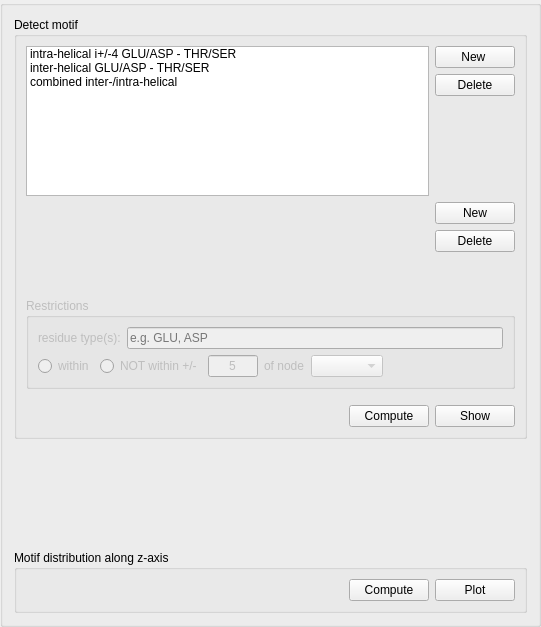
<?xml version="1.0" encoding="UTF-8"?>
<ui version="4.0">
 <class>GroupBox</class>
 <widget class="QGroupBox" name="GroupBox">
  <property name="geometry">
   <rect>
    <x>0</x>
    <y>0</y>
    <width>541</width>
    <height>627</height>
   </rect>
  </property>
  <property name="sizePolicy">
   <sizepolicy hsizetype="Preferred" vsizetype="Minimum">
    <horstretch>0</horstretch>
    <verstretch>0</verstretch>
   </sizepolicy>
  </property>
  <property name="windowTitle">
   <string>GroupBox</string>
  </property>
  <layout class="QVBoxLayout" name="verticalLayout">
   <item>
    <widget class="QGroupBox" name="groupBox">
     <property name="title">
      <string>Detect motif</string>
     </property>
     <layout class="QVBoxLayout" name="verticalLayout_3">
      <item>
       <layout class="QHBoxLayout" name="horizontalLayout_11" stretch="10,0">
        <property name="sizeConstraint">
         <enum>QLayout::SetDefaultConstraint</enum>
        </property>
        <item>
         <widget class="QListWidget" name="listWidget">
          <property name="maximumSize">
           <size>
            <width>16777215</width>
            <height>150</height>
           </size>
          </property>
          <item>
           <property name="text">
            <string>intra-helical i+/-4 GLU/ASP - THR/SER</string>
           </property>
           <property name="flags">
            <set>ItemIsSelectable|ItemIsEditable|ItemIsDragEnabled|ItemIsUserCheckable|ItemIsEnabled</set>
           </property>
          </item>
          <item>
           <property name="text">
            <string>inter-helical GLU/ASP - THR/SER</string>
           </property>
           <property name="flags">
            <set>ItemIsSelectable|ItemIsEditable|ItemIsDragEnabled|ItemIsUserCheckable|ItemIsEnabled</set>
           </property>
          </item>
          <item>
           <property name="text">
            <string>combined inter-/intra-helical</string>
           </property>
          </item>
         </widget>
        </item>
        <item>
         <layout class="QVBoxLayout" name="verticalLayout_2">
          <property name="rightMargin">
           <number>0</number>
          </property>
          <item>
           <widget class="QPushButton" name="pushButton_new_motif">
            <property name="text">
             <string>New </string>
            </property>
           </widget>
          </item>
          <item>
           <widget class="QPushButton" name="pushButton">
            <property name="text">
             <string>Delete</string>
            </property>
           </widget>
          </item>
          <item>
           <spacer name="verticalSpacer_delete_motif">
            <property name="orientation">
             <enum>Qt::Vertical</enum>
            </property>
            <property name="sizeHint" stdset="0">
             <size>
              <width>0</width>
              <height>0</height>
             </size>
            </property>
           </spacer>
          </item>
         </layout>
        </item>
       </layout>
      </item>
      <item>
       <layout class="QHBoxLayout" name="horizontalLayout_3">
        <item>
         <spacer name="horizontalSpacer_3">
          <property name="orientation">
           <enum>Qt::Horizontal</enum>
          </property>
          <property name="sizeHint" stdset="0">
           <size>
            <width>40</width>
            <height>20</height>
           </size>
          </property>
         </spacer>
        </item>
        <item>
         <layout class="QVBoxLayout" name="verticalLayout_4">
          <property name="rightMargin">
           <number>0</number>
          </property>
          <item>
           <widget class="QPushButton" name="pushButton_3">
            <property name="text">
             <string>New</string>
            </property>
           </widget>
          </item>
          <item>
           <widget class="QPushButton" name="pushButton_2">
            <property name="text">
             <string>Delete</string>
            </property>
           </widget>
          </item>
          <item>
           <spacer name="verticalSpacer_2">
            <property name="orientation">
             <enum>Qt::Vertical</enum>
            </property>
            <property name="sizeHint" stdset="0">
             <size>
              <width>20</width>
              <height>40</height>
             </size>
            </property>
           </spacer>
          </item>
         </layout>
        </item>
       </layout>
      </item>
      <item>
       <layout class="QVBoxLayout" name="verticalLayout_7">
        <property name="topMargin">
         <number>0</number>
        </property>
        <property name="bottomMargin">
         <number>0</number>
        </property>
        <item>
         <widget class="QGroupBox" name="groupBox_3">
          <property name="enabled">
           <bool>false</bool>
          </property>
          <property name="title">
           <string>Restrictions</string>
          </property>
          <layout class="QVBoxLayout" name="verticalLayout_5">
           <item>
            <layout class="QHBoxLayout" name="horizontalLayout_4">
             <item>
              <widget class="QLabel" name="label">
               <property name="text">
                <string>residue type(s):</string>
               </property>
              </widget>
             </item>
             <item>
              <widget class="QLineEdit" name="lineEdit">
               <property name="placeholderText">
                <string>e.g. GLU, ASP</string>
               </property>
              </widget>
             </item>
            </layout>
           </item>
           <item>
            <layout class="QHBoxLayout" name="horizontalLayout_5">
             <property name="topMargin">
              <number>0</number>
             </property>
             <item>
              <widget class="QRadioButton" name="radioButton_2">
               <property name="text">
                <string>within</string>
               </property>
              </widget>
             </item>
             <item>
              <widget class="QRadioButton" name="radioButton">
               <property name="text">
                <string>NOT within +/-</string>
               </property>
              </widget>
             </item>
             <item>
              <widget class="QLineEdit" name="lineEdit_2">
               <property name="maximumSize">
                <size>
                 <width>50</width>
                 <height>16777215</height>
                </size>
               </property>
               <property name="text">
                <string>5</string>
               </property>
               <property name="alignment">
                <set>Qt::AlignCenter</set>
               </property>
              </widget>
             </item>
             <item>
              <widget class="QLabel" name="label_2">
               <property name="text">
                <string>of node</string>
               </property>
              </widget>
             </item>
             <item>
              <widget class="QComboBox" name="comboBox"/>
             </item>
             <item>
              <spacer name="horizontalSpacer_4">
               <property name="orientation">
                <enum>Qt::Horizontal</enum>
               </property>
               <property name="sizeHint" stdset="0">
                <size>
                 <width>40</width>
                 <height>20</height>
                </size>
               </property>
              </spacer>
             </item>
            </layout>
           </item>
          </layout>
         </widget>
        </item>
       </layout>
      </item>
      <item>
       <layout class="QHBoxLayout" name="horizontalLayout">
        <property name="topMargin">
         <number>10</number>
        </property>
        <item>
         <spacer name="horizontalSpacer">
          <property name="orientation">
           <enum>Qt::Horizontal</enum>
          </property>
          <property name="sizeHint" stdset="0">
           <size>
            <width>88</width>
            <height>20</height>
           </size>
          </property>
         </spacer>
        </item>
        <item>
         <widget class="QPushButton" name="pushButton_save_motifs">
          <property name="text">
           <string>Compute</string>
          </property>
         </widget>
        </item>
        <item>
         <widget class="QPushButton" name="pushButton_6">
          <property name="text">
           <string>Show</string>
          </property>
         </widget>
        </item>
       </layout>
      </item>
     </layout>
    </widget>
   </item>
   <item>
    <spacer name="verticalSpacer">
     <property name="orientation">
      <enum>Qt::Vertical</enum>
     </property>
     <property name="sizeHint" stdset="0">
      <size>
       <width>20</width>
       <height>40</height>
      </size>
     </property>
    </spacer>
   </item>
   <item>
    <widget class="QGroupBox" name="groupBox_2">
     <property name="title">
      <string>Motif distribution along z-axis</string>
     </property>
     <layout class="QHBoxLayout" name="horizontalLayout_2">
      <item>
       <spacer name="horizontalSpacer_2">
        <property name="orientation">
         <enum>Qt::Horizontal</enum>
        </property>
        <property name="sizeHint" stdset="0">
         <size>
          <width>45</width>
          <height>20</height>
         </size>
        </property>
       </spacer>
      </item>
      <item>
       <widget class="QPushButton" name="pushButton_save_motif_distribution">
        <property name="text">
         <string>Compute</string>
        </property>
       </widget>
      </item>
      <item>
       <widget class="QPushButton" name="pushButton_plot_motif_distribution">
        <property name="text">
         <string>Plot</string>
        </property>
       </widget>
      </item>
     </layout>
    </widget>
   </item>
  </layout>
 </widget>
 <resources/>
 <connections/>
</ui>
